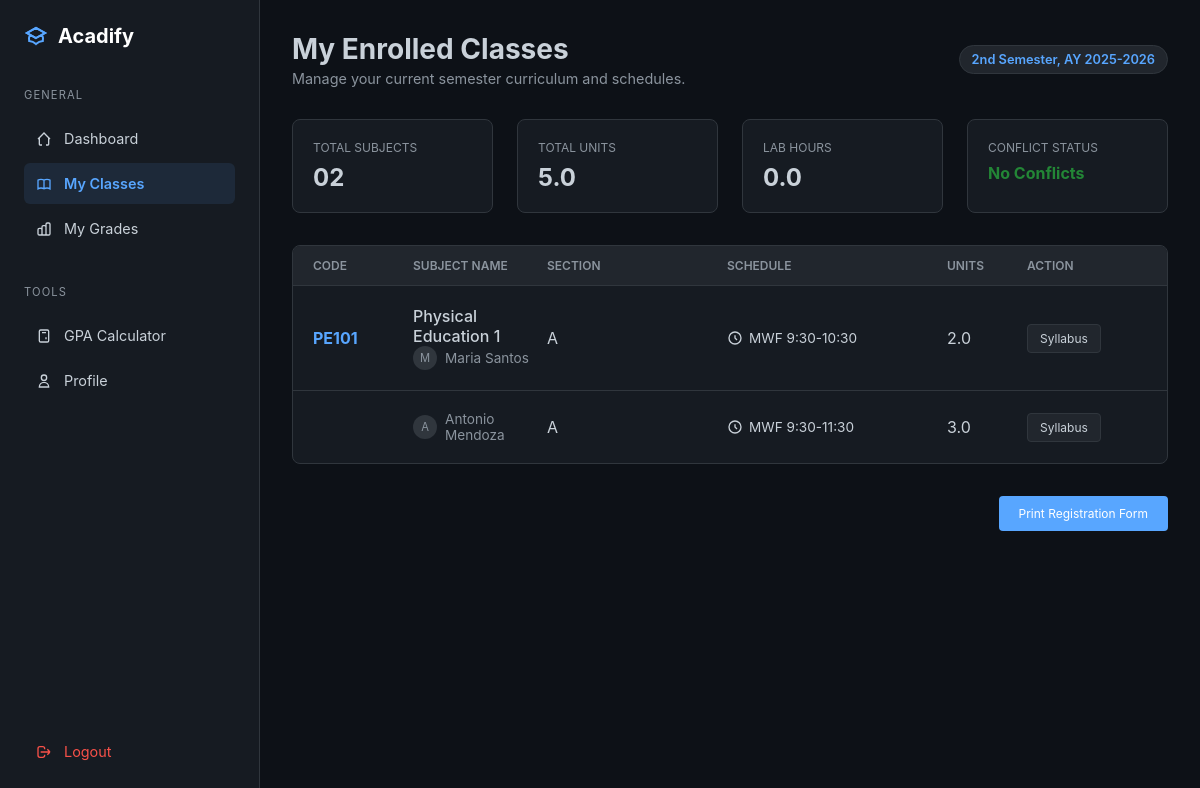
Page /student/classes (signed in) on the committed database.
### models.py (models this page shows, shortened)
class Class(db.Model):
    __tablename__ = 'class'
    id = db.Column(db.Integer, primary_key=True)
    subject_id = db.Column(db.Integer, db.ForeignKey('subject.id'), nullable=True)
    subject_name = db.Column(db.String(200), nullable=True)
    subject_code = db.Column(db.String(20), nullable=True)
    units = db.Column(db.Integer, nullable=True)
    teacher_id = db.Column(db.Integer, db.ForeignKey('teacher.id'), nullable=False)
    section = db.Column(db.String(20), nullable=True)
    schedule = db.Column(db.String(100), nullable=True)
    room = db.Column(db.String(50), nullable=True)
    school_year = db.Column(db.String(20), nullable=False)
    semester = db.Column(db.String(20), nullable=False)
    max_students = db.Column(db.Integer, default=40)
    grading_formula = db.Column(db.Text, nullable=True)
    grade_conversion_table = db.Column(db.Text, nullable=True)
    department = db.Column(db.String(100), nullable=True)
    program = db.Column(db.String(100), nullable=True)
    year_level = db.Column(db.String(20), nullable=True)
    created_at = db.Column(db.DateTime, default=datetime.utcnow)
    enrollments = db.relationship('Enrollment', backref='class_', lazy='dynamic', cascade='all, delete-orphan')
    tests = db.relationship('Test', backref='class_', lazy='dynamic', cascade='all, delete-orphan')
    @property
    def effective_units(self):
        if self.units is not None:
            return self.units
        elif self.subject_id and self.subject:
            return self.subject.units
        return 3  # Default

class Subject(db.Model):
    __tablename__ = 'subject'
    id = db.Column(db.Integer, primary_key=True)
    code = db.Column(db.String(20), unique=True, nullable=False, index=True)  # "MATH101"
    name = db.Column(db.String(200), nullable=False)  # "Mathematics 101"
    description = db.Column(db.Text, nullable=True)
    units = db.Column(db.Integer, nullable=False, default=3)
    is_major_subject = db.Column(db.Boolean, default=True)  # For GPA calculation filtering
    grading_formula = db.Column(db.Text, nullable=True)  # JSON string
    grade_conversion = db.Column(db.Text, nullable=True)  # JSON string
    created_at = db.Column(db.DateTime, default=datetime.utcnow)
    classes = db.relationship('Class', backref='subject', lazy='dynamic')

class Teacher(db.Model):
    __tablename__ = 'teacher'
    id = db.Column(db.Integer, primary_key=True)
    user_id = db.Column(db.Integer, db.ForeignKey('user.id'), nullable=False, unique=True)
    employee_number = db.Column(db.String(50), unique=True, nullable=False, index=True)
    first_name = db.Column(db.String(100), nullable=False)
    last_name = db.Column(db.String(100), nullable=False)
    department = db.Column(db.String(100), nullable=False)
    specialization = db.Column(db.String(200), nullable=True)
    created_at = db.Column(db.DateTime, default=datetime.utcnow)
    classes = db.relationship('Class', backref='teacher', lazy='dynamic')
    def get_full_name(self):
        return f"{self.first_name} {self.last_name}"

### blueprints/student/routes.py (the view)
@student_bp.route('/classes')
@student_required
def my_classes():
    student = current_user.student_profile
    current_school_year = Config.get_current_school_year()
    current_semester = Config.get_current_semester()
    current_classes = Class.query.join(Enrollment).filter(
        Enrollment.student_id == student.id,
        Class.school_year == current_school_year,
        Class.semester == current_semester,
        Enrollment.status == 'enrolled'
    ).all()
    total_subjects = len(current_classes)
    total_units = sum(cls.effective_units for cls in current_classes)
    lab_hours = sum(cls.effective_units * 1.5 for cls in current_classes if cls.subject and ('Lab' in cls.subject.name or cls.subject.code.endswith('L')))
    has_conflicts = False  # You can implement conflict detection logic later
    return render_template(
        'student/my_classes.html',
        student=student,
        current_classes=current_classes,
        total_subjects=total_subjects,
        total_units=total_units,
        lab_hours=lab_hours,
        has_conflicts=has_conflicts,
        current_school_year=current_school_year,
        current_semester=current_semester
    )

### app.py (called while the page is built)
def create_app(config_name='development'):
    app = Flask(__name__)
    app.config.from_object(config[config_name])
    db.init_app(app)
    migrate.init_app(app, db)
    login_manager.init_app(app)
    bcrypt.init_app(app)
    login_manager.login_view = 'auth.login'  # Redirect to login page if not authenticated
    login_manager.login_message = 'Please log in to access this page.'
    login_manager.login_message_category = 'info'
    @login_manager.user_loader
    def load_user(user_id):
        from models import User
        return User.query.get(int(user_id))
    register_blueprints(app)
    register_error_handlers(app)
    with app.app_context():
        import models
    return app

### blueprints/student/routes.py (called while the page is built)
def student_required(f):
    from functools import wraps
    @wraps(f)
    @login_required
    def decorated_function(*args, **kwargs):
        if current_user.role != 'student':
            flash('Access denied. Students only.', 'danger')
            return redirect(url_for('index'))
        return f(*args, **kwargs)
    return decorated_function

### config.py (called while the page is built)
    @staticmethod
    def _auto_calculate_school_year():
        from datetime import datetime
        now = datetime.now()
        year = now.year
        month = now.month
        if month >= 8:  # August onwards = new school year
            return f"{year}-{year + 1}"
        else:  # January to July = previous school year
            return f"{year - 1}-{year}"

    @staticmethod
    def _auto_calculate_semester():
        from datetime import datetime
        month = datetime.now().month
        if 8 <= month <= 12:
            return "1st Semester"
        elif 1 <= month <= 5:
            return "2nd Semester"
        else:  # June-July
            return "Summer"

    @staticmethod
    def get_current_school_year():
        try:
            from models import SystemSettings
            db_value = SystemSettings.get_setting('current_school_year')
            if db_value:
                return db_value
        except:
            pass
        return Config._auto_calculate_school_year()

    @staticmethod
    def get_current_semester():
        try:
            from models import SystemSettings
            db_value = SystemSettings.get_setting('current_semester')
            if db_value:
                return db_value
        except:
            pass
        return Config._auto_calculate_semester()

### templates/student/my_classes.html (shortened to what this page needs)
<!DOCTYPE html>
<html lang="en">
<head>
</head>
<body>
    <nav class="sidebar">
        <div class="logo">
            <svg class="icon" style="width:24px; height:24px;" viewBox="0 0 24 24"><path stroke-width="2" d="M12 14l9-5-9-5-9 5 9 5z"/><path stroke-width="2" d="M12 14l9-5-9-5-9 5 9 5zm0 0l6.16-3.422a12.083 12.083 0 01.665 6.479A11.952 11.952 0 0012 20.055a11.952 11.952 0 00-6.824-2.998 12.078 12.078 0 01.665-6.479L12 14z"/></svg>
            <span>Acadify</span>
        </div>
        <div class="nav-group">
            <span class="nav-label">General</span>
            <a href="{{ url_for('student.dashboard') }}" class="nav-item">
                <svg class="icon" viewBox="0 0 24 24"><path stroke-width="2" d="M3 12l2-2m0 0l7-7 7 7M5 10v10a1 1 0 001 1h3m10-11l2 2m-2-2v10a1 1 0 01-1 1h-3"/></svg>
                <span>Dashboard</span>
            </a>
            <a href="{{ url_for('student.my_classes') }}" class="nav-item active">
                <svg class="icon" viewBox="0 0 24 24"><path stroke-width="2" d="M12 6.253v13m0-13C10.832 5.477 9.246 5 7.5 5S4.168 5.477 3 6.253v13C4.168 18.477 5.754 18 7.5 18s3.332.477 4.5 1.253m0-13C13.168 5.477 14.754 5 16.5 5c1.747 0 3.332.477 4.5 1.253v13C19.832 18.477 18.247 18 16.5 18c-1.746 0-3.332.477-4.5 1.253"/></svg>
                <span>My Classes</span>
            </a>
            <a href="{{ url_for('student.my_grades') }}" class="nav-item">
                <svg class="icon" viewBox="0 0 24 24"><path stroke-width="2" d="M9 19v-6a2 2 0 00-2-2H5a2 2 0 00-2 2v6a2 2 0 002 2h2a2 2 0 002-2zm0 0V9a2 2 0 012-2h2a2 2 0 012 2v10m-6 0a2 2 0 002 2h2a2 2 0 002-2m0 0V5a2 2 0 012-2h2a2 2 0 012 2v14a2 2 0 01-2 2h-2a2 2 0 01-2-2z"/></svg>
                <span>My Grades</span>
            </a>
        </div>
        <div class="nav-group">
            <span class="nav-label">Tools</span>
            <a href="{{ url_for('student.gpa_calculator') }}" class="nav-item">
                <svg class="icon" viewBox="0 0 24 24"><path stroke-width="2" d="M9 7h6m0 10v-3m-3 3h.01M9 17h.01M9 14h.01M12 14h.01M15 11h.01M12 11h.01M9 11h.01M7 21h10a2 2 0 002-2V5a2 2 0 00-2-2H7a2 2 0 00-2 2v14a2 2 0 002 2z"/></svg>
                <span>GPA Calculator</span>
            </a>
            <a href="{{ url_for('student.profile') }}" class="nav-item">
                <svg class="icon" viewBox="0 0 24 24"><path stroke-width="2" d="M16 7a4 4 0 11-8 0 4 4 0 018 0zM12 14a7 7 0 00-7 7h14a7 7 0 00-7-7z"/></svg>
                <span>Profile</span>
            </a>
        </div>
        <a href="{{ url_for('auth.logout') }}" class="nav-item logout">
            <svg class="icon" viewBox="0 0 24 24"><path stroke-width="2" d="M17 16l4-4m0 0l-4-4m4 4H7m6 4v1a3 3 0 01-3 3H6a3 3 0 01-3-3V7a3 3 0 013-3h4a3 3 0 013 3v1"/></svg>
            <span>Logout</span>
        </a>
    </nav>
    <main class="main-content">
        <header class="page-header">
            <div>
                <h1 style="font-size: 1.75rem;">My Enrolled Classes</h1>
                <p style="color: var(--text-dim); font-size: 0.9rem; margin-top: 4px;">Manage your current semester curriculum and schedules.</p>
            </div>
            <div class="semester-badge">{{ current_semester }}, AY {{ current_school_year }}</div>
        </header>
        <section class="class-stats">
            <div class="stat-card">
                <span class="stat-label">Total Subjects</span>
                <span class="stat-value">{{ "%02d"|format(total_subjects) }}</span>
            </div>
            <div class="stat-card">
                <span class="stat-label">Total Units</span>
                <span class="stat-value">{{ "%.1f"|format(total_units) }}</span>
            </div>
            <div class="stat-card">
                <span class="stat-label">Lab Hours</span>
                <span class="stat-value">{{ "%.1f"|format(lab_hours) if lab_hours else "0.0" }}</span>
            </div>
            <div class="stat-card">
                <span class="stat-label">Conflict Status</span>
                <span class="stat-value" style="color: {{ 'var(--success-green)' if not has_conflicts else '#f85149' }}; font-size: 1rem;">
                    {{ "No Conflicts" if not has_conflicts else "Has Conflicts" }}
                </span>
            </div>
        </section>
        <div class="classes-container">
            <div class="class-row header">
                <div>Code</div>
                <div>Subject Name</div>
                <div>Section</div>
                <div>Schedule</div>
                <div>Units</div>
                <div>Action</div>
            </div>
            {% if current_classes %}
                {% for cls in current_classes %}
                <div class="class-row">
                    <div class="subject-code">{{ cls.subject.code }}</div>
                    <div>
                        <div class="subject-name">{{ cls.subject.name }}</div>
                        <div class="teacher-link">
                            <div class="teacher-avatar">
                                {{ cls.teacher.first_name[0] if cls.teacher else "?" }}
                            </div>
                            {{ cls.teacher.get_full_name() if cls.teacher else "No teacher assigned" }}
                        </div>
                    </div>
                    <div>{{ cls.section if cls.section else "—" }}</div>
                    <div class="schedule-info">
                        <svg class="icon" viewBox="0 0 24 24"><path stroke-width="2" d="M12 8v4l3 3m6-3a9 9 0 11-18 0 9 9 0 0118 0z"/></svg>
                        {{ cls.schedule if cls.schedule else "TBA" }}
                    </div>
                    <div>{{ "%.1f"|format(cls.effective_units) }}</div>
                    <div><button class="action-btn">Syllabus</button></div>
                </div>
                {% endfor %}
            {% endif %}
        </div>
        {% if current_classes %}
        <div style="margin-top: 2rem; display: flex; justify-content: flex-end;">
            <button class="action-btn" style="background: var(--accent-blue); color: white; border: none; padding: 10px 20px;">
                Print Registration Form
            </button>
        </div>
        {% endif %}
    </main>
</body>
</html>

### templates/student/my_classes.html (style rules this page uses)
:root { --bg-color: #0d1117; --sidebar-color: #161b22; --card-color: #21262d; --accent-blue: #58a6ff; --text-main: #c9d1d9; --text-dim: #8b949e; --border-color: #30363d; --success-green: #238636; --row-hover: #1c2128; --font-main: -apple-system, BlinkMacSystemFont, "Segoe UI", Helvetica, Arial, sans-serif; }
* { margin: 0; padding: 0; box-sizing: border-box; font-family: var(--font-main); }
body { background-color: var(--bg-color); color: var(--text-main); display: flex; min-height: 100vh; }
.sidebar { width: 260px; background-color: var(--sidebar-color); border-right: 1px solid var(--border-color); display: flex; flex-direction: column; padding: 1.5rem; position: sticky; top: 0; height: 100vh; }
.logo { display: flex; align-items: center; gap: 10px; font-weight: 700; font-size: 1.25rem; color: #fff; margin-bottom: 2.5rem; }
.logo svg { width: 24px; height: 24px; stroke: var(--accent-blue); }
.nav-group { margin-bottom: 2rem; }
.nav-label { font-size: 0.7rem; text-transform: uppercase; color: var(--text-dim); letter-spacing: 0.1em; margin-bottom: 1rem; display: block; }
.nav-item { display: flex; align-items: center; gap: 12px; padding: 12px; border-radius: 6px; color: var(--text-main); text-decoration: none; font-size: 0.9rem; margin-bottom: 4px; transition: background 0.2s; }
.nav-item.active { background-color: rgba(88, 166, 255, 0.1); color: var(--accent-blue); font-weight: 600; }
.nav-item.logout { margin-top: auto; color: #f85149; }
.main-content { flex: 1; padding: 2rem; max-width: 1200px; margin: 0 auto; width: 100%; }
.page-header { display: flex; justify-content: space-between; align-items: center; margin-bottom: 2rem; }
.semester-badge { background: var(--card-color); border: 1px solid var(--border-color); padding: 6px 12px; border-radius: 20px; font-size: 0.8rem; color: var(--accent-blue); font-weight: 600; }
.class-stats { display: grid; grid-template-columns: repeat(4, 1fr); gap: 1.5rem; margin-bottom: 2rem; }
.stat-card { background: var(--sidebar-color); border: 1px solid var(--border-color); padding: 1.25rem; border-radius: 8px; }
.stat-label { display: block; font-size: 0.75rem; color: var(--text-dim); margin-bottom: 8px; text-transform: uppercase; }
.stat-value { font-size: 1.5rem; font-weight: 700; }
.classes-container { background: var(--sidebar-color); border: 1px solid var(--border-color); border-radius: 8px; overflow: hidden; }
.class-row { display: grid; grid-template-columns: 100px 1fr 180px 220px 80px 120px; padding: 1.25rem; border-bottom: 1px solid var(--border-color); align-items: center; transition: background 0.2s; }
.class-row:last-child { border-bottom: none; }
.class-row.header { background-color: var(--card-color); font-size: 0.75rem; text-transform: uppercase; color: var(--text-dim); font-weight: 600; padding: 0.75rem 1.25rem; }
.subject-code { font-weight: 700; color: var(--accent-blue); }
.subject-name { font-weight: 500; }
.schedule-info { font-size: 0.85rem; display: flex; align-items: center; gap: 6px; }
.teacher-link { font-size: 0.85rem; color: var(--text-dim); text-decoration: none; display: flex; align-items: center; gap: 8px; }
.teacher-avatar { width: 24px; height: 24px; background: var(--border-color); border-radius: 50%; flex-shrink: 0; display: flex; align-items: center; justify-content: center; font-size: 0.7rem; color: var(--text-dim); }
.action-btn { background: var(--card-color); border: 1px solid var(--border-color); color: var(--text-main); padding: 6px 12px; border-radius: 4px; font-size: 0.75rem; cursor: pointer; transition: all 0.2s; }
.icon { width: 16px; height: 16px; stroke: currentColor; fill: none; vertical-align: middle; }

### rows in the picture
Class: subject.code "PE101", subject.name "Physical Education 1", teacher "M", teacher "Maria Santos", section "A", schedule "MWF 9:30-10:30", effective_units "2.0"
Class: teacher "A", teacher "Antonio Mendoza", section "A", schedule "MWF 9:30-11:30", effective_units "3.0"

### other values in the picture
{{ current_semester }} "2nd Semester"
{{ current_school_year }} "2025-2026"
{{ "%02d"|format(total_subjects) }} "02"
{{ "%.1f"|format(total_units) }} "5.0"
{{ "%.1f"|format(lab_hours) if lab_hours else "0.0" }} "0.0"
{{ "No Conflicts" if not has_conflicts else "Has Conflicts" }} "No Conflicts"
